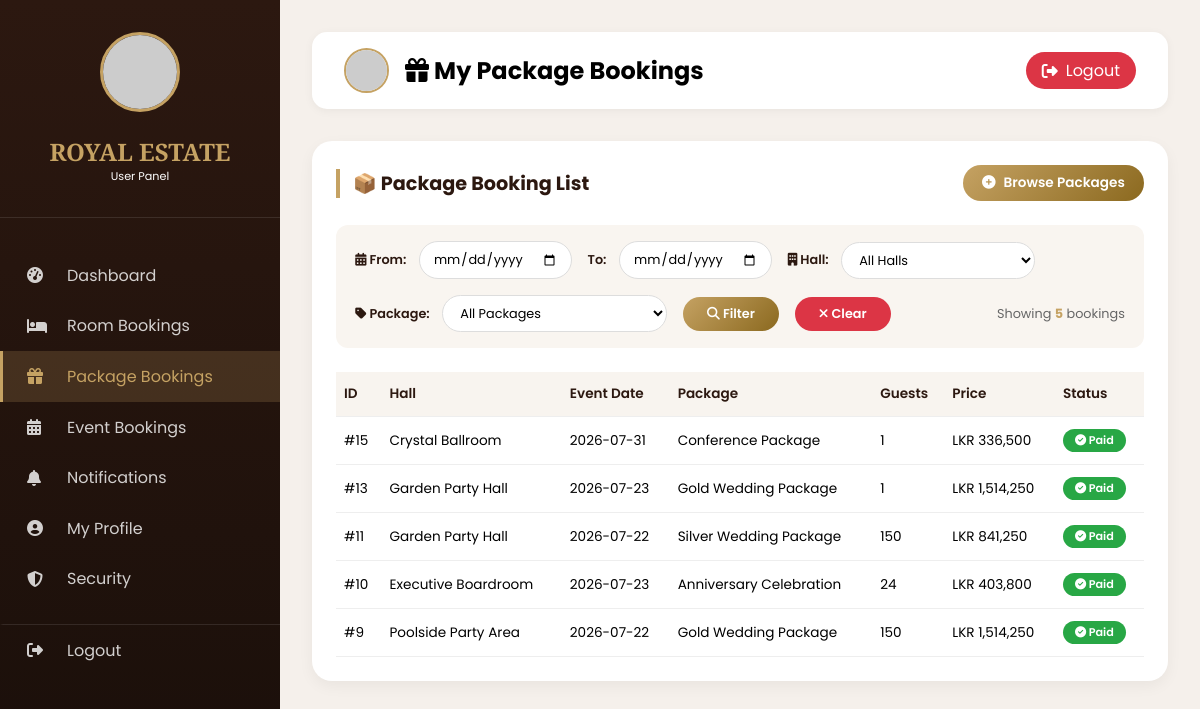
The page /user/my-package-bookings.php (signed in) on the database its author committed.
### tables this page shows
CREATE TABLE `event_bookings` (
  `id` int(11) NOT NULL,
  `user_id` int(11) NOT NULL,
  `hall_id` int(11) NOT NULL,
  `package_id` int(11) NOT NULL,
  `event_date` date NOT NULL,
  `guests` int(11) NOT NULL,
  `special_requests` text DEFAULT NULL,
  `estimated_price` decimal(10,2) NOT NULL,
  `final_price` decimal(10,2) DEFAULT NULL,
  `status` enum('pending','approved','rejected','completed') DEFAULT 'pending',
  `payment_status` enum('unpaid','paid','refunded') NOT NULL DEFAULT 'unpaid',
  `stripe_payment_intent_id` varchar(255) DEFAULT NULL,
  `booking_type` enum('event_hall','package') DEFAULT 'event_hall',
  `whatsapp_link` varchar(255) DEFAULT NULL,
  `created_at` timestamp NOT NULL DEFAULT current_timestamp(),
  `updated_at` timestamp NOT NULL DEFAULT current_timestamp() ON UPDATE current_timestamp()
);

CREATE TABLE `event_halls` (
  `id` int(11) NOT NULL,
  `name` varchar(100) NOT NULL,
  `category` enum('wedding','party','conference') DEFAULT 'wedding',
  `capacity` int(11) NOT NULL,
  `base_price` decimal(10,2) NOT NULL,
  `description` text DEFAULT NULL,
  `amenities` text DEFAULT NULL,
  `badge` varchar(100) DEFAULT 'Premium',
  `image` varchar(255) DEFAULT NULL,
  `images` text DEFAULT NULL,
  `status` enum('active','inactive') DEFAULT 'active',
  `created_at` timestamp NOT NULL DEFAULT current_timestamp()
);

CREATE TABLE `packages` (
  `id` int(11) NOT NULL,
  `name` varchar(100) NOT NULL,
  `price` decimal(10,2) NOT NULL,
  `category` enum('wedding','party','corporate') DEFAULT 'wedding',
  `description` text DEFAULT NULL,
  `inclusions` text DEFAULT NULL,
  `image` varchar(255) DEFAULT NULL,
  `images` text DEFAULT NULL,
  `status` enum('active','inactive') DEFAULT 'active',
  `created_at` timestamp NOT NULL DEFAULT current_timestamp()
);

### user/my-package-bookings.php (the view, shortened to what this page needs)
<?php
require_once '../config/db_connection.php';
$user_id = $_SESSION['user_id'];
$user_name = $_SESSION['user_name'];
$user_avatar_session = $_SESSION['user_avatar'] ?? '';
$user_avatar = '';
if (!empty($user_avatar_session) && file_exists('../' . $user_avatar_session)) {
    $user_avatar = '../' . $user_avatar_session;
} else {
    $user_avatar = 'https://ui-avatars.com/api/?name=' . urlencode($user_name) . '&background=c5a263&color=fff&size=45&font-size=0.45&bold=true';
}
$stmt = $conn->prepare("
    SELECT eb.id, h.name AS hall, h.id AS hall_id, eb.event_date, p.name AS package, p.id AS package_id,
           eb.guests, eb.estimated_price, eb.final_price, eb.status, eb.payment_status,
           eb.created_at
    FROM event_bookings eb
    JOIN event_halls h ON eb.hall_id = h.id
    JOIN packages p ON eb.package_id = p.id
    WHERE eb.user_id = ? AND eb.booking_type = 'package'
    ORDER BY eb.created_at DESC
");
$stmt->bind_param("i", $user_id);
$stmt->execute();
$bookings = $stmt->get_result()->fetch_all(MYSQLI_ASSOC);
$filter_start = isset($_GET['start_date']) ? $_GET['start_date'] : '';
$filter_end = isset($_GET['end_date']) ? $_GET['end_date'] : '';
?>
<!DOCTYPE html>
<html lang="en">
<head>
    <link rel="stylesheet" href="https://cdnjs.cloudflare.com/ajax/libs/font-awesome/6.4.0/css/all.min.css">
</head>
<body>
<div class="dashboard-container">
    <div class="sidebar" id="sidebar">
        <?php include 'sidebar-common.php'; ?>
    </div>
    <div class="main-content">
        <div class="top-bar">
            <div class="top-bar-left">
                <img src="<?php echo $user_avatar; ?>" class="top-avatar" alt="Profile" onerror="this.src='https://ui-avatars.com/api/?name=<?php echo urlencode($user_name); ?>&background=c5a263&color=fff&size=45&font-size=0.45&bold=true'">
                <h2><i class="fas fa-gift"></i> My Package Bookings</h2>
            </div>
            <a href="../logout.php" class="logout-btn"><i class="fas fa-sign-out-alt"></i> Logout</a>
        </div>
        <div class="card">
            <div class="card-header">
                <h3>📦 Package Booking List</h3>
                <a href="../packages.php" class="btn-book-new"><i class="fas fa-plus-circle"></i> Browse Packages</a>
            </div>
            <div class="filter-bar">
                <div class="filter-group">
                    <label><i class="fas fa-calendar-alt"></i> From:</label>
                    <input type="date" id="filterStartDate" value="<?php echo $filter_start; ?>">
                </div>
                <div class="filter-group">
                    <label>To:</label>
                    <input type="date" id="filterEndDate" value="<?php echo $filter_end; ?>">
                </div>
                <div class="filter-group">
                    <label><i class="fas fa-building"></i> Hall:</label>
                    <select id="filterHall">
                        <option value="0">All Halls</option>
                    </select>
                </div>
                <div class="filter-group">
                    <label><i class="fas fa-tag"></i> Package:</label>
                    <select id="filterPackage">
                        <option value="0">All Packages</option>
                    </select>
                </div>
                <button class="btn-filter" onclick="applyFilters()"><i class="fas fa-search"></i> Filter</button>
                <button class="btn-filter-clear" onclick="clearFilters()"><i class="fas fa-times"></i> Clear</button>
                <span class="filter-result-count" id="resultCount">Showing <strong id="countDisplay"><?php echo count($bookings); ?></strong> bookings</span>
            </div>
            <div style="overflow-x:auto;">
                <table id="bookingsTable">
                    <thead>
                        <tr>
                            <th>ID</th>
                            <th>Hall</th>
                            <th>Event Date</th>
                            <th>Package</th>
                            <th>Guests</th>
                            <th>Price</th>
                            <th>Status</th>
                        </tr>
                    </thead>
                    <tbody id="bookingsTableBody">
                        <?php if (empty($bookings)): ?>
                            <tr><td colspan="7" class="no-results">No package bookings found.</td></tr>
                        <?php else: ?>
                            <?php foreach($bookings as $b): ?>
                            <tr data-hall-id="<?php echo $b['hall_id']; ?>" data-package-id="<?php echo $b['package_id']; ?>" data-event-date="<?php echo $b['event_date']; ?>">
                                <td data-label="ID">#<?php echo $b['id']; ?></td>
                                <td data-label="Hall"><?php echo htmlspecialchars($b['hall']); ?></td>
                                <td data-label="Event Date"><?php echo $b['event_date']; ?></td>
                                <td data-label="Package"><?php echo htmlspecialchars($b['package']); ?></td>
                                <td data-label="Guests"><?php echo $b['guests']; ?></td>
                                <td data-label="Price">
                                    <?php
                                    if ($b['final_price']) {
                                        echo 'LKR ' . number_format($b['final_price']);
                                    } else {
                                        echo 'LKR ' . number_format($b['estimated_price']);
                                    }
                                    ?>
                                </td>
                                <td data-label="Status">
                                    <?php
                                    echo '<span class="badge-paid"><i class="fas fa-check-circle"></i> Paid</span>';
                                    ?>
                                </td>
                            </tr>
                            <?php endforeach; ?>
                        <?php endif; ?>
                    </tbody>
                </table>
            </div>
        </div>
    </div>
</div>
</body>
</html>

### user/my-package-bookings.php (style rules this page uses)
* { margin:0; padding:0; box-sizing:border-box; }
body { font-family:'Poppins',sans-serif; background:#f5f0eb; }
.dashboard-container { display:flex; min-height:100vh; }
.sidebar { width:280px; background:linear-gradient(180deg,#2c1810,#1a0f0a); color:white; position:fixed; left:0; top:0; bottom:0; overflow-y:auto; z-index:100; }
.main-content { flex:1; margin-left:280px; padding:2rem; }
.top-bar { background:white; padding:1rem 2rem; border-radius:15px; display:flex; justify-content:space-between; align-items:center; margin-bottom:2rem; box-shadow:0 2px 10px rgba(0,0,0,0.05); }
.top-bar-left { display:flex; align-items:center; gap:1rem; }
.top-avatar { width:45px; height:45px; border-radius:50%; object-fit:cover; border:2px solid #c5a263; }
.logout-btn { background:#dc3545; color:white; padding:0.4rem 1rem; border-radius:30px; text-decoration:none; display:inline-flex; align-items:center; gap:0.5rem; transition:0.2s; }
.card { background:white; border-radius:20px; padding:1.5rem; margin-bottom:2rem; box-shadow:0 5px 15px rgba(0,0,0,0.05); }
.card-header { display:flex; justify-content:space-between; align-items:center; flex-wrap:wrap; gap:1rem; margin-bottom:1.5rem; }
.card h3 { color:#2c1810; border-left:4px solid #c5a263; padding-left:0.8rem; font-size:1.2rem; margin:0; }
.btn-book-new { background:linear-gradient(135deg,#c5a263,#8b691f); color:white; padding:0.5rem 1.2rem; border-radius:50px; text-decoration:none; font-weight:600; font-size:0.85rem; display:inline-flex; align-items:center; gap:0.5rem; }
.filter-bar { display: flex; flex-wrap: wrap; gap: 1rem; align-items: center; background: #f9f5f0; padding: 1rem 1.2rem; border-radius: 12px; margin-bottom: 1.5rem; }
.filter-bar label { font-size: 0.8rem; font-weight: 600; color: #2c1810; margin-right: 0.3rem; }
.filter-bar input[type="date"], .filter-bar select { padding: 0.5rem 0.8rem; border-radius: 30px; border: 1px solid #ddd; font-family: 'Poppins', sans-serif; font-size: 0.8rem; background: white; outline: none; transition: 0.2s; }
.filter-bar .filter-group { display: flex; align-items: center; gap: 0.5rem; flex-wrap: wrap; }
.btn-filter { background: linear-gradient(135deg, #c5a263, #8b691f); color: white; border: none; padding: 0.5rem 1.5rem; border-radius: 30px; cursor: pointer; font-weight: 600; font-size: 0.8rem; transition: 0.2s; font-family: 'Poppins', sans-serif; }
.btn-filter-clear { background: #dc3545; color: white; border: none; padding: 0.5rem 1.5rem; border-radius: 30px; cursor: pointer; font-weight: 600; font-size: 0.8rem; transition: 0.2s; font-family: 'Poppins', sans-serif; }
.filter-result-count { font-size: 0.8rem; color: #666; margin-left: auto; }
.filter-result-count strong { color: #c5a263; }
table { width:100%; border-collapse:collapse; font-size:0.85rem; }
th, td { padding:12px 8px; border-bottom:1px solid #eee; text-align:left; }
th { background:#f8f4ef; font-weight:600; color:#2c1810; }
.badge-paid { background:#28a745; color:white; font-weight:600; padding:3px 12px; border-radius:20px; display:inline-block; font-size:0.7rem; }

### rows shown on the page
event_bookings: id "15", hall.name "Crystal Ballroom", event_date "2026-07-31", package.name "Conference Package", guests "1", estimated_price "336,500"
event_bookings: id "13", hall.name "Garden Party Hall", event_date "2026-07-23", package.name "Gold Wedding Package", guests "1", estimated_price "1,514,250"
event_bookings: id "11", hall.name "Garden Party Hall", event_date "2026-07-22", package.name "Silver Wedding Package", guests "150", estimated_price "841,250"
event_bookings: id "10", hall.name "Executive Boardroom", event_date "2026-07-23", package.name "Anniversary Celebration", guests "24", estimated_price "403,800"
event_bookings: id "9", hall.name "Poolside Party Area", event_date "2026-07-22", package.name "Gold Wedding Package", guests "150", estimated_price "1,514,250"

### other values the page prints
count($bookings) "5"
